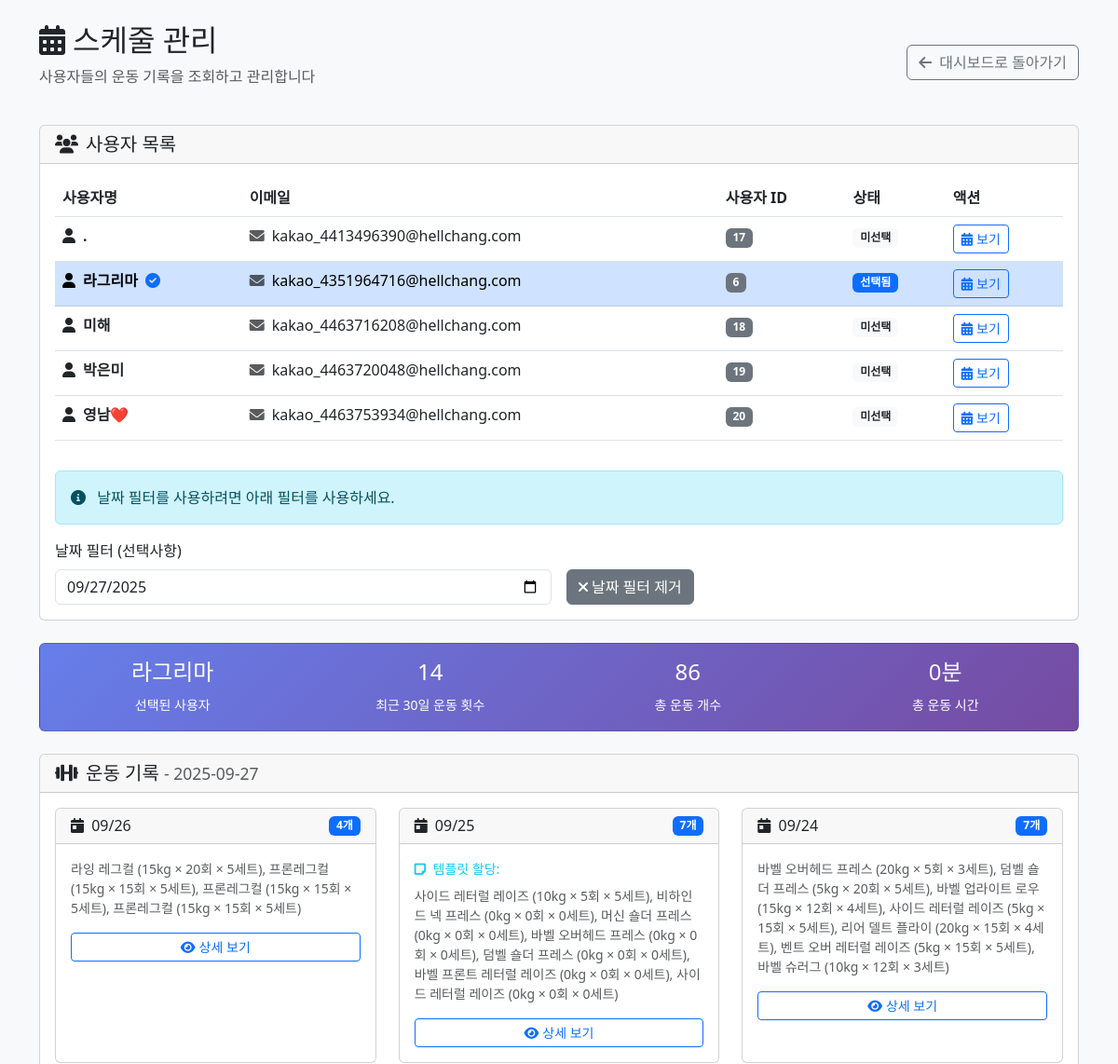
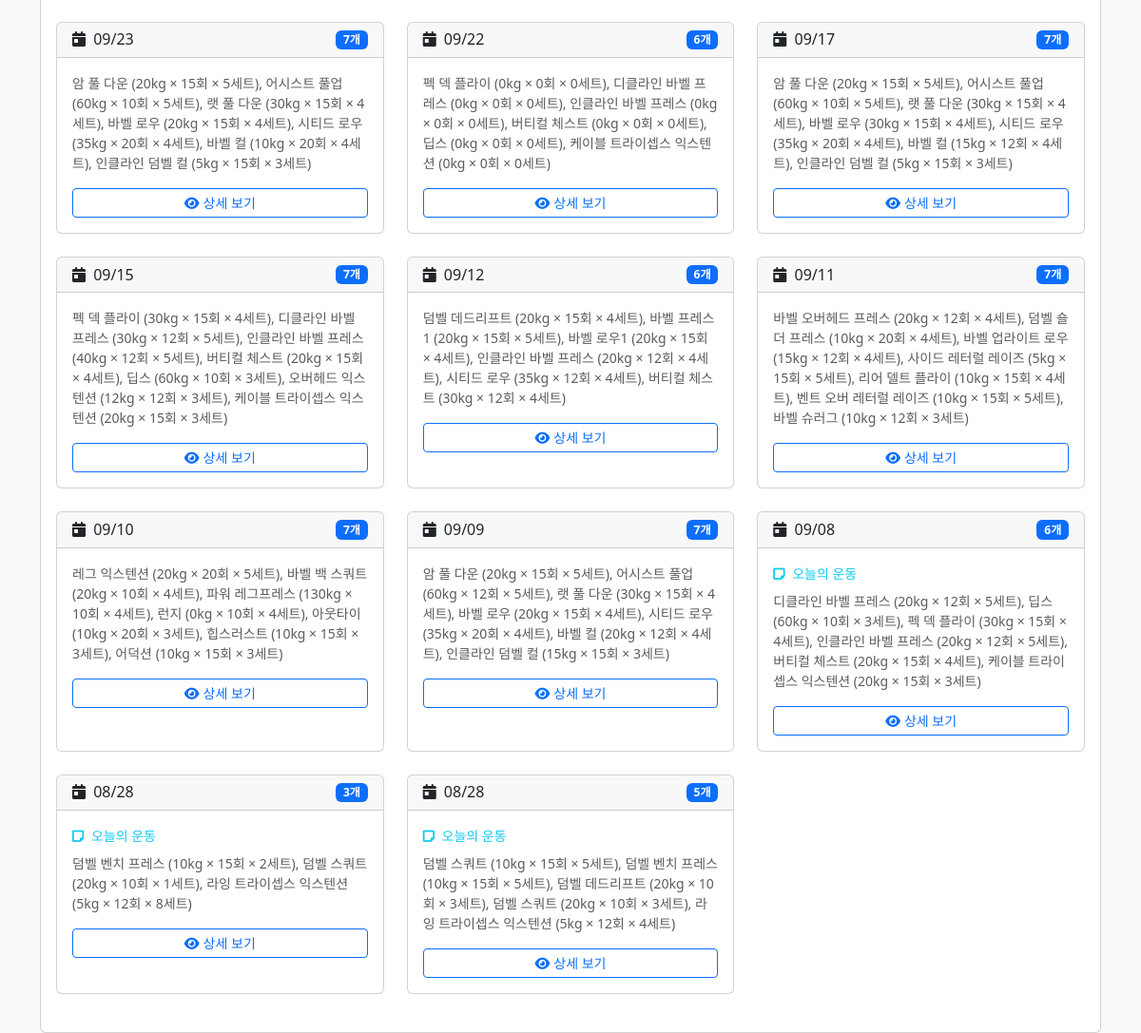
Page /admin/schedule_management.php?user_id=6 (signed in) on the committed database (2 pictures, top to bottom).
### tables this page shows
CREATE TABLE IF NOT EXISTS `users` (
  `id` int(11) NOT NULL AUTO_INCREMENT,
  `kakao_id` bigint(20) DEFAULT NULL,
  `username` varchar(100) NOT NULL,
  `email` varchar(255) DEFAULT NULL,
  `profile_image` varchar(500) DEFAULT NULL,
  `created_at` timestamp NULL DEFAULT current_timestamp(),
  `updated_at` timestamp NULL DEFAULT current_timestamp() ON UPDATE current_timestamp(),
  `is_active` tinyint(1) NOT NULL DEFAULT 1,
  `password` varchar(255) DEFAULT NULL,
  PRIMARY KEY (`id`) USING BTREE,
  UNIQUE KEY `email` (`email`) USING BTREE,
  UNIQUE KEY `kakao_id` (`kakao_id`) USING BTREE,
  KEY `idx_users_kakao_id` (`kakao_id`) USING BTREE
);

CREATE TABLE IF NOT EXISTS `m_workout_session` (
  `session_id` bigint(20) NOT NULL AUTO_INCREMENT,
  `user_id` bigint(20) NOT NULL,
  `workout_date` date NOT NULL,
  `note` varchar(255) DEFAULT NULL,
  `duration` decimal(6,2) DEFAULT NULL COMMENT '운동 시간(분)',
  `start_time` datetime DEFAULT NULL COMMENT '운동 시작시간',
  `end_time` datetime DEFAULT NULL COMMENT '운동 종료시간',
  PRIMARY KEY (`session_id`)
);

### admin/schedule_management.php (the view, shortened to what this page needs)
<?php
$pdo = getDB();
$stmt = $pdo->prepare('SELECT id, username, email FROM users WHERE is_active = 1 ORDER BY username ASC');
$stmt->execute();
$users = $stmt->fetchAll(PDO::FETCH_ASSOC);
$selected_user_id = isset($_GET['user_id']) ? (int)$_GET['user_id'] : null;
$selected_date = isset($_GET['date']) ? $_GET['date'] : date('Y-m-d');
$workoutSessions = [];
$selectedUser = null;
if ($selected_user_id) {
    $stmt = $pdo->prepare('SELECT id, username, email FROM users WHERE id = ?');
    $stmt->execute([$selected_user_id]);
    $selectedUser = $stmt->fetch(PDO::FETCH_ASSOC);
    $stmt = $pdo->prepare('
        SELECT
            ws.session_id,
            ws.workout_date,
            ws.note,
            ws.duration,
            ws.start_time,
            ws.end_time,
            COUNT(we.wx_id) as exercise_count,
            GROUP_CONCAT(
                CONCAT(
                    COALESCE(e.name_kr, we.original_exercise_name, "알 수 없음"),
                    " (", CAST(COALESCE(we.weight, 0) AS UNSIGNED), "kg × ", COALESCE(we.reps, 0), "회 × ", COALESCE(we.sets, 0), "세트)"
                )
                ORDER BY we.order_no SEPARATOR ", "
            ) as exercise_summary
        FROM m_workout_session ws
        LEFT JOIN m_workout_exercise we ON ws.session_id = we.session_id
        LEFT JOIN m_exercise e ON we.ex_id = e.ex_id
        WHERE ws.user_id = ?
        AND ws.workout_date >= DATE_SUB(CURDATE(), INTERVAL 30 DAY)
        GROUP BY ws.session_id, ws.workout_date, ws.note, ws.duration, ws.start_time, ws.end_time
        ORDER BY ws.workout_date DESC, ws.session_id DESC
    ');
    $stmt->execute([$selected_user_id]);
    $workoutSessions = $stmt->fetchAll(PDO::FETCH_ASSOC);
}
?>
<!DOCTYPE html>
<html lang="ko">
<head>
    <link href="https://cdn.jsdelivr.net/npm/bootstrap@5.3.0/dist/css/bootstrap.min.css" rel="stylesheet">
    <link href="https://cdnjs.cloudflare.com/ajax/libs/font-awesome/6.0.0/css/all.min.css" rel="stylesheet">
</head>
<body class="bg-light">
    <div class="container mt-4">
        <div class="row mb-4">
            <div class="col">
                <div class="d-flex justify-content-between align-items-center">
                    <div>
                        <h2><i class="fas fa-calendar-alt me-2"></i>스케줄 관리</h2>
                        <p class="text-muted">사용자들의 운동 기록을 조회하고 관리합니다</p>
                    </div>
                    <a href="dashboard.php" class="btn btn-outline-secondary">
                        <i class="fas fa-arrow-left me-2"></i>대시보드로 돌아가기
                    </a>
                </div>
            </div>
        </div>
        <div class="row mb-4">
            <div class="col">
                <div class="card">
                    <div class="card-header">
                        <h5 class="mb-0"><i class="fas fa-users me-2"></i>사용자 목록</h5>
                    </div>
                    <div class="card-body">
                        <div class="table-responsive">
                            <table class="table table-hover">
                                <thead>
                                    <tr>
                                        <th>사용자명</th>
                                        <th>이메일</th>
                                        <th>사용자 ID</th>
                                        <th>상태</th>
                                        <th>액션</th>
                                    </tr>
                                </thead>
                                <tbody>
                                    <?php foreach ($users as $user): ?>
                                    <tr class="<?= $selected_user_id == $user['id'] ? 'table-primary' : '' ?>"
                                        style="cursor: pointer;"
                                        onclick="selectUser(<?= $user['id'] ?>)">
                                        <td>
                                            <div class="d-flex align-items-center">
                                                <i class="fas fa-user me-2"></i>
                                                <strong><?= htmlspecialchars($user['username']) ?></strong>
                                                <?php if ($selected_user_id == $user['id']): ?>
                                                <i class="fas fa-check-circle text-primary ms-2"></i>
                                                <?php endif; ?>
                                            </div>
                                        </td>
                                        <td>
                                            <?php if ($user['email']): ?>
                                            <i class="fas fa-envelope me-1 text-muted"></i>
                                            <?= htmlspecialchars($user['email']) ?>
                                            <?php else: ?>
                                            <span class="text-muted">-</span>
                                            <?php endif; ?>
                                        </td>
                                        <td>
                                            <span class="badge bg-secondary"><?= $user['id'] ?></span>
                                        </td>
                                        <td>
                                            <?php if ($selected_user_id == $user['id']): ?>
                                            <span class="badge bg-primary">선택됨</span>
                                            <?php else: ?>
                                            <span class="badge bg-light text-dark">미선택</span>
                                            <?php endif; ?>
                                        </td>
                                        <td>
                                            <button class="btn btn-outline-primary btn-sm"
                                                    onclick="event.stopPropagation(); viewUserSchedule(<?= $user['id'] ?>)">
                                                <i class="fas fa-calendar-alt me-1"></i>보기
                                            </button>
                                        </td>
                                    </tr>
                                    <?php endforeach; ?>
                                </tbody>
                            </table>
                        </div>
                        <?php if ($selected_user_id): ?>
                        <div class="mt-3">
                            <div class="alert alert-info">
                                <i class="fas fa-info-circle me-2"></i>
                                날짜 필터를 사용하려면 아래 필터를 사용하세요.
                            </div>
                            <form method="get" class="row g-3">
                                <div class="col-md-6">
                                    <label for="date" class="form-label">날짜 필터 (선택사항)</label>
                                    <input type="date" class="form-control" id="date" name="date"
                                           value="<?= $selected_date ?>" onchange="this.form.submit()">
                                </div>
                                <div class="col-md-6">
                                    <label class="form-label">&nbsp;</label>
                                    <div>
                                        <button type="button" class="btn btn-secondary" onclick="clearDateFilter()">
                                            <i class="fas fa-times me-1"></i>날짜 필터 제거
                                        </button>
                                    </div>
                                </div>
                            </form>
                        </div>
                        <?php endif; ?>
                    </div>
                </div>
            </div>
        </div>
        <?php if ($selectedUser): ?>
        <div class="row mb-4">
            <div class="col">
                <div class="card stats-card">
                    <div class="card-body">
                        <div class="row text-center">
                            <div class="col-md-3">
                                <h4><?= htmlspecialchars($selectedUser['username']) ?></h4>
                                <small>선택된 사용자</small>
                            </div>
                            <div class="col-md-3">
                                <h4><?= count($workoutSessions) ?></h4>
                                <small>최근 30일 운동 횟수</small>
                            </div>
                            <div class="col-md-3">
                                <h4>
                                    <?php
                                    $totalExercises = 0;
                                    foreach ($workoutSessions as $session) {
                                        $totalExercises += $session['exercise_count'];
                                    }
                                    echo $totalExercises;
                                    ?>
                                </h4>
                                <small>총 운동 개수</small>
                            </div>
                            <div class="col-md-3">
                                <h4>
                                    <?php
                                    $totalDuration = 0;
                                    foreach ($workoutSessions as $session) {
                                        $totalDuration += $session['duration'] ?: 0;
                                    }
                                    echo round($totalDuration) . '분';
                                    ?>
                                </h4>
                                <small>총 운동 시간</small>
                            </div>
                        </div>
                    </div>
                </div>
            </div>
        </div>
        <div class="row">
            <div class="col">
                <div class="card">
                    <div class="card-header">
                        <h5 class="mb-0">
                            <i class="fas fa-dumbbell me-2"></i>운동 기록
                            <?php if ($selected_date): ?>
                            <small class="text-muted">- <?= $selected_date ?></small>
                            <?php endif; ?>
                        </h5>
                    </div>
                    <div class="card-body">
                        <?php if (empty($workoutSessions)): ?>
                        <div class="text-center py-5">
                            <i class="fas fa-calendar-times fa-3x text-muted mb-3"></i>
                            <h5 class="text-muted">운동 기록이 없습니다</h5>
                            <p class="text-muted">이 사용자는 아직 운동을 기록하지 않았습니다.</p>
                        </div>
                        <?php else: ?>
                        <div class="row">
                            <?php foreach ($workoutSessions as $session): ?>
                            <div class="col-md-6 col-lg-4 mb-4">
                                <div class="card session-card h-100">
                                    <div class="card-header">
                                        <div class="d-flex justify-content-between align-items-center">
                                            <h6 class="mb-0">
                                                <i class="fas fa-calendar-day me-1"></i>
                                                <?= date('m/d', strtotime($session['workout_date'])) ?>
                                            </h6>
                                            <span class="badge bg-primary"><?= $session['exercise_count'] ?>개</span>
                                        </div>
                                    </div>
                                    <div class="card-body">
                                        <?php if ($session['note']): ?>
                                        <p class="text-info small mb-2">
                                            <i class="fas fa-sticky-note me-1"></i>
                                            <?= htmlspecialchars($session['note']) ?>
                                        </p>
                                        <?php endif; ?>
                                        <p class="text-muted small mb-3">
                                            <?= htmlspecialchars($session['exercise_summary']) ?>
                                        </p>
                                        <div class="d-grid">
                                            <button class="btn btn-outline-primary btn-sm"
                                                    onclick="viewSessionDetails(<?= $session['session_id'] ?>)">
                                                <i class="fas fa-eye me-1"></i>상세 보기
                                            </button>
                                        </div>
                                    </div>
                                </div>
                            </div>
                            <?php endforeach; ?>
                        </div>
                        <?php endif; ?>
                    </div>
                </div>
            </div>
        </div>
        <?php endif; ?>
    </div>
</body>
</html>

### admin/schedule_management.php (style rules this page uses)
.session-card { transition: all 0.3s ease; }
.stats-card { background: linear-gradient(135deg, #667eea 0%, #764ba2 100%); color: white; }

### rows in the picture
users: username ".", email "kakao_4413496390@hellchang.com", id "17", shows "미선택"
users: username "라그리마", email "kakao_4351964716@hellchang.com", id "6", shows "선택됨"
users: username "미해", email "kakao_4463716208@hellchang.com", id "18", shows "미선택"
users: username "박은미", email "kakao_4463720048@hellchang.com", id "19", shows "미선택"
users: username "영남❤️", email "kakao_4463753934@hellchang.com", id "20", shows "미선택"
m_workout_session: workout_date "09/26", exercise_count "4", exercise_summary "라잉 레그컬 (15kg × 20회 × 5세트), 프론레그컬 (15kg × 15회 × 5세트), 프론레그컬 (15kg × 15회 × 5세트), 프론레그컬 (15kg × 15회 × 5세트)"
m_workout_session: workout_date "09/25", exercise_count "7", note "템플릿 할당:", exercise_summary "사이드 레터럴 레이즈 (10kg × 5회 × 5세트), 비하인드 넥 프레스 (0kg × 0회 × 0세트), 머신 숄더 프레스 (0kg × 0회 × 0세트), 바벨 오버헤드 프레스 (0kg × 0회 × 0세트), 덤벨 숄더 프레스 (0kg × 0회 × 0세트), 바벨 프론트 레터럴 레이즈 (0kg × 0회 × 0세트), 사이드 레터럴 레이즈 (0kg × 0회 × 0세트)"
m_workout_session: workout_date "09/24", exercise_count "7", exercise_summary "바벨 오버헤드 프레스 (20kg × 5회 × 3세트), 덤벨 숄더 프레스 (5kg × 20회 × 5세트), 바벨 업라이트 로우 (15kg × 12회 × 4세트), 사이드 레터럴 레이즈 (5kg × 15회 × 5세트), 리어 델트 플라이 (20kg × 15회 × 4세트), 벤트 오버 레터럴 레이즈 (5kg × 15회 × 5세트), 바벨 슈러그 (10kg × 12회 × 3세트)"
m_workout_session: workout_date "09/23", exercise_count "7", exercise_summary "암 풀 다운 (20kg × 15회 × 5세트), 어시스트 풀업 (60kg × 10회 × 5세트), 랫 풀 다운 (30kg × 15회 × 4세트), 바벨 로우 (20kg × 15회 × 4세트), 시티드 로우 (35kg × 20회 × 4세트), 바벨 컬 (10kg × 20회 × 4세트), 인클라인 덤벨 컬 (5kg × 15회 × 3세트)"
m_workout_session: workout_date "09/22", exercise_count "6", exercise_summary "펙 덱 플라이 (0kg × 0회 × 0세트), 디클라인 바벨 프레스 (0kg × 0회 × 0세트), 인클라인 바벨 프레스 (0kg × 0회 × 0세트), 버티컬 체스트 (0kg × 0회 × 0세트), 딥스 (0kg × 0회 × 0세트), 케이블 트라이셉스 익스텐션 (0kg × 0회 × 0세트)"
m_workout_session: workout_date "09/17", exercise_count "7", exercise_summary "암 풀 다운 (20kg × 15회 × 5세트), 어시스트 풀업 (60kg × 10회 × 5세트), 랫 풀 다운 (30kg × 15회 × 4세트), 바벨 로우 (30kg × 15회 × 4세트), 시티드 로우 (35kg × 20회 × 4세트), 바벨 컬 (15kg × 12회 × 4세트), 인클라인 덤벨 컬 (5kg × 15회 × 3세트)"
m_workout_session: workout_date "09/15", exercise_count "7", exercise_summary "펙 덱 플라이 (30kg × 15회 × 4세트), 디클라인 바벨 프레스 (30kg × 12회 × 5세트), 인클라인 바벨 프레스 (40kg × 12회 × 5세트), 버티컬 체스트 (20kg × 15회 × 4세트), 딥스 (60kg × 10회 × 3세트), 오버헤드 익스텐션 (12kg × 12회 × 3세트), 케이블 트라이셉스 익스텐션 (20kg × 15회 × 3세트)"
m_workout_session: workout_date "09/12", exercise_count "6", exercise_summary "덤벨 데드리프트 (20kg × 15회 × 4세트), 바벨 프레스1 (20kg × 15회 × 5세트), 바벨 로우1 (20kg × 15회 × 4세트), 인클라인 바벨 프레스 (20kg × 12회 × 4세트), 시티드 로우 (35kg × 12회 × 4세트), 버티컬 체스트 (30kg × 12회 × 4세트)"
m_workout_session: workout_date "09/11", exercise_count "7", exercise_summary "바벨 오버헤드 프레스 (20kg × 12회 × 4세트), 덤벨 숄더 프레스 (10kg × 20회 × 4세트), 바벨 업라이트 로우 (15kg × 12회 × 4세트), 사이드 레터럴 레이즈 (5kg × 15회 × 5세트), 리어 델트 플라이 (10kg × 15회 × 4세트), 벤트 오버 레터럴 레이즈 (10kg × 15회 × 5세트), 바벨 슈러그 (10kg × 12회 × 3세트)"
m_workout_session: workout_date "09/10", exercise_count "7", exercise_summary "레그 익스텐션 (20kg × 20회 × 5세트), 바벨 백 스쿼트 (20kg × 10회 × 4세트), 파워 레그프레스 (130kg × 10회 × 4세트), 런지 (0kg × 10회 × 4세트), 아웃타이 (10kg × 20회 × 3세트), 힙스러스트 (10kg × 15회 × 3세트), 어덕션 (10kg × 15회 × 3세트)"
m_workout_session: workout_date "09/09", exercise_count "7", exercise_summary "암 풀 다운 (20kg × 15회 × 5세트), 어시스트 풀업 (60kg × 12회 × 5세트), 랫 풀 다운 (30kg × 15회 × 4세트), 바벨 로우 (20kg × 15회 × 4세트), 시티드 로우 (35kg × 20회 × 4세트), 바벨 컬 (20kg × 12회 × 4세트), 인클라인 덤벨 컬 (15kg × 15회 × 3세트)"
m_workout_session: workout_date "09/08", exercise_count "6", note "오늘의 운동", exercise_summary "디클라인 바벨 프레스 (20kg × 12회 × 5세트), 딥스 (60kg × 10회 × 3세트), 펙 덱 플라이 (30kg × 15회 × 4세트), 인클라인 바벨 프레스 (20kg × 12회 × 5세트), 버티컬 체스트 (20kg × 15회 × 4세트), 케이블 트라이셉스 익스텐션 (20kg × 15회 × 3세트)"
m_workout_session: workout_date "08/28", exercise_count "3", note "오늘의 운동", exercise_summary "덤벨 벤치 프레스 (10kg × 15회 × 2세트), 덤벨 스쿼트 (20kg × 10회 × 1세트), 라잉 트라이셉스 익스텐션 (5kg × 12회 × 8세트)"
m_workout_session: workout_date "08/28", exercise_count "5", note "오늘의 운동", exercise_summary "덤벨 스쿼트 (10kg × 15회 × 5세트), 덤벨 벤치 프레스 (10kg × 15회 × 5세트), 덤벨 데드리프트 (20kg × 10회 × 3세트), 덤벨 스쿼트 (20kg × 10회 × 3세트), 라잉 트라이셉스 익스텐션 (5kg × 12회 × 4세트)"

### other values in the picture
count($workoutSessions) "14"
$totalExercises "86"
$totalDuration "0"
$selected_date "2025-09-27"
